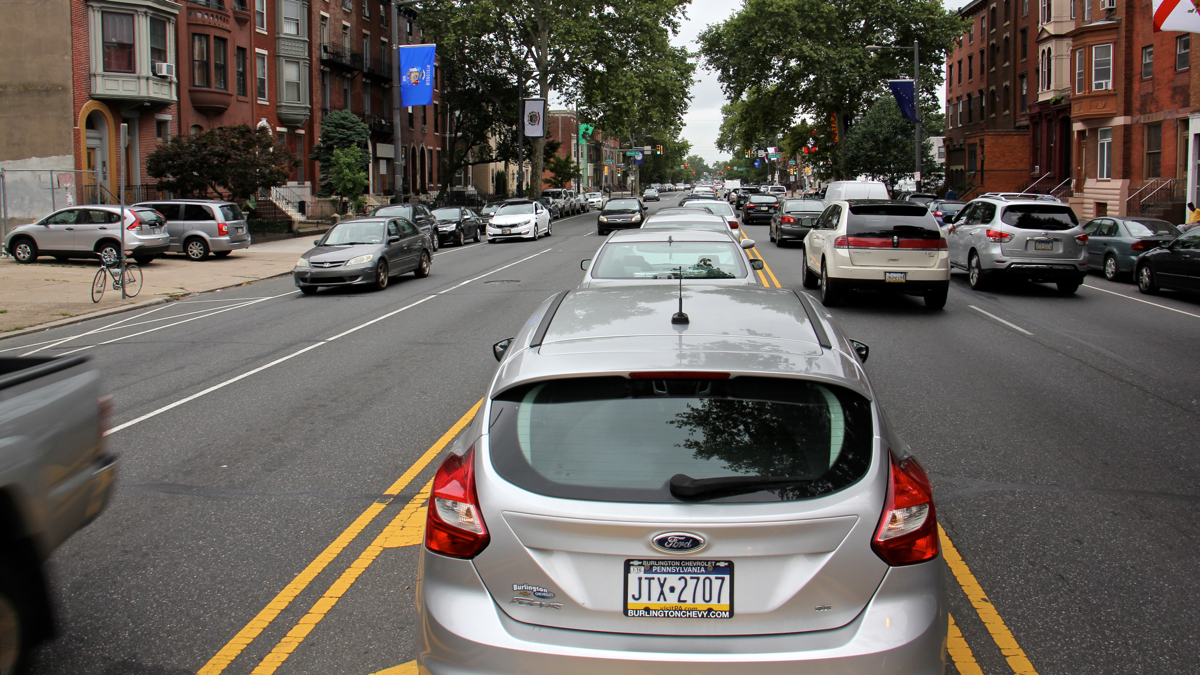
#> input picture Images/philly_car.jpeg, 1200 x 675 px
$ python contours1.py
#> lines starting #> are read from the running program, lines starting #| are printed output that depends on the picture; after the words box and inside, x2 and y2 are one past the last pixel; in counts of white or black regions, pixels touching at a corner belong together
import cv2
import imutils
import numpy as np
import pytesseract
from PIL import Image
from matplotlib import pyplot as plt

img = cv2.imread("Images/philly_car.jpeg",cv2.IMREAD_COLOR)
#> img is the input picture: shape (675, 1200, 3); mean B, G, R 90.9, 96.7, 102.7
#img = imutils.resize(img, width=500 )
gray = cv2.cvtColor(img, cv2.COLOR_BGR2GRAY) #convert to grey scale
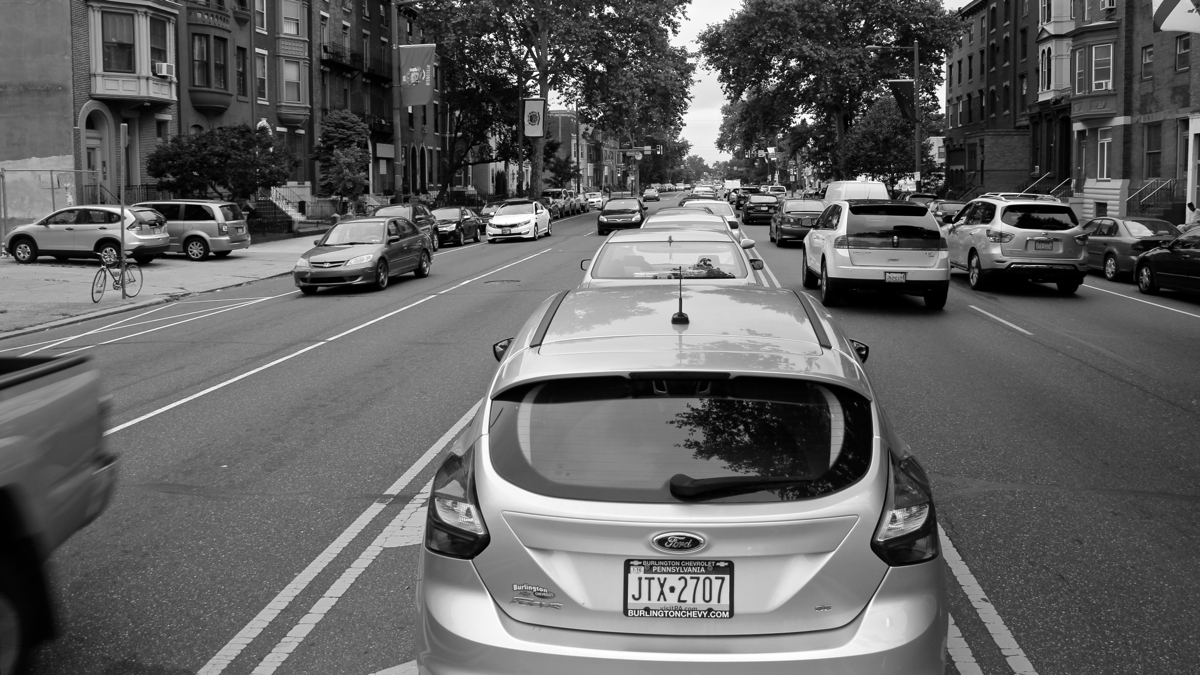
#> gray: shape (675, 1200); min 0, max 255, mean 97.8
gray = cv2.bilateralFilter(gray, 11, 17, 17) #Blur to reduce noise
edged = cv2.Canny(gray, 170, 200) # 30  Perform Edge detection
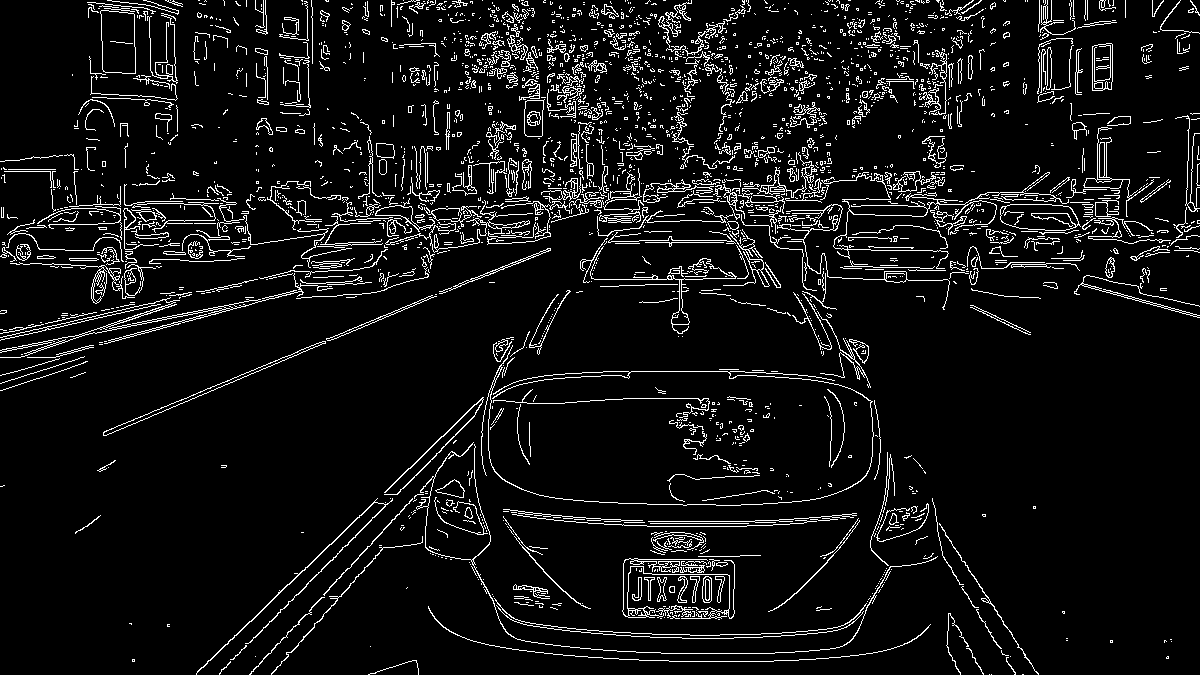
#> edged: shape (675, 1200); 7.1% white in thin lines or dots
cnts, new  = cv2.findContours(edged.copy(), cv2.RETR_LIST, cv2.CHAIN_APPROX_SIMPLE)
#> cnts = 3392 contours, 3100 with area under 20; largest, box (x1, y1, x2, y2) and area: (100, 10, 136, 74) 2004, (100, 10, 136, 74) 2004, (1000, 204, 1081, 231) 1738, (1000, 204, 1079, 231) 1705, (0, 273, 333, 358) 1088
cnts=sorted(cnts, key = cv2.contourArea, reverse = True)[:20] # CHANGE THIS NUMBER
#> cnts = 20 contours; largest, box (x1, y1, x2, y2) and area: (100, 10, 136, 74) 2004, (100, 10, 136, 74) 2004, (1000, 204, 1081, 231) 1738, (1000, 204, 1079, 231) 1705, (0, 273, 333, 358) 1088
cv2.drawContours(img, cnts, -1, (0,255,0), 3)
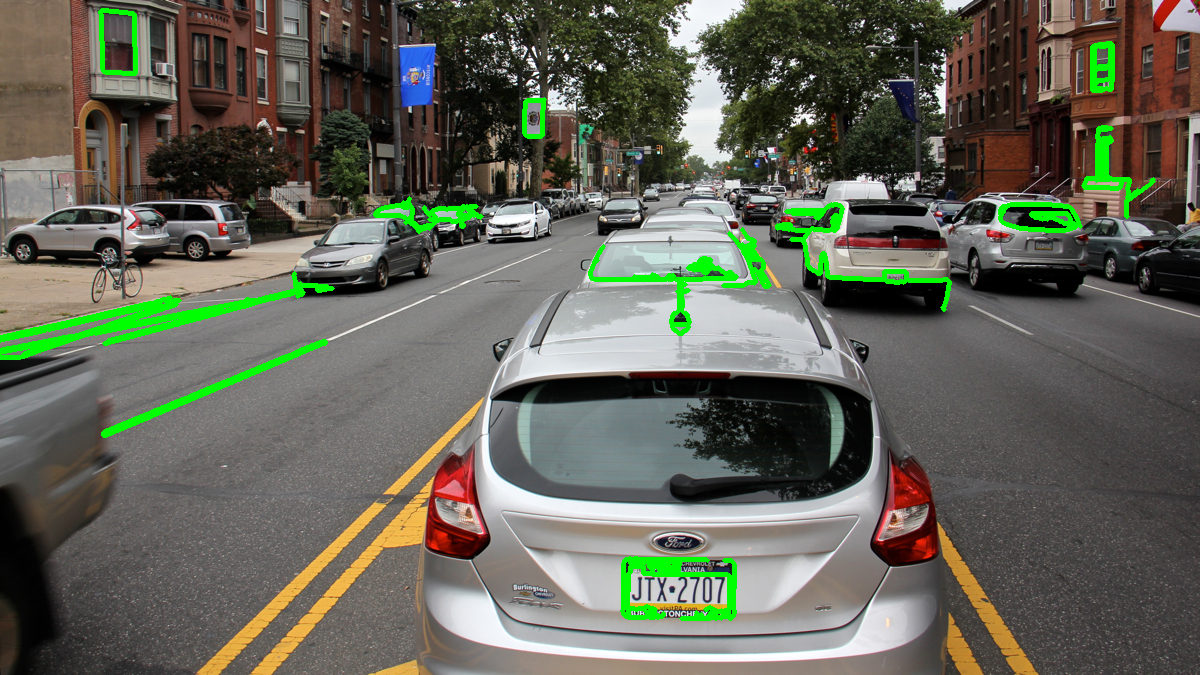
#> img: shape (675, 1200, 3); 2.81% of pixels changed, all inside (x1, y1, x2, y2) = (0, 8, 1156, 621)

plt.imshow(img,'gray')
plt.show()
